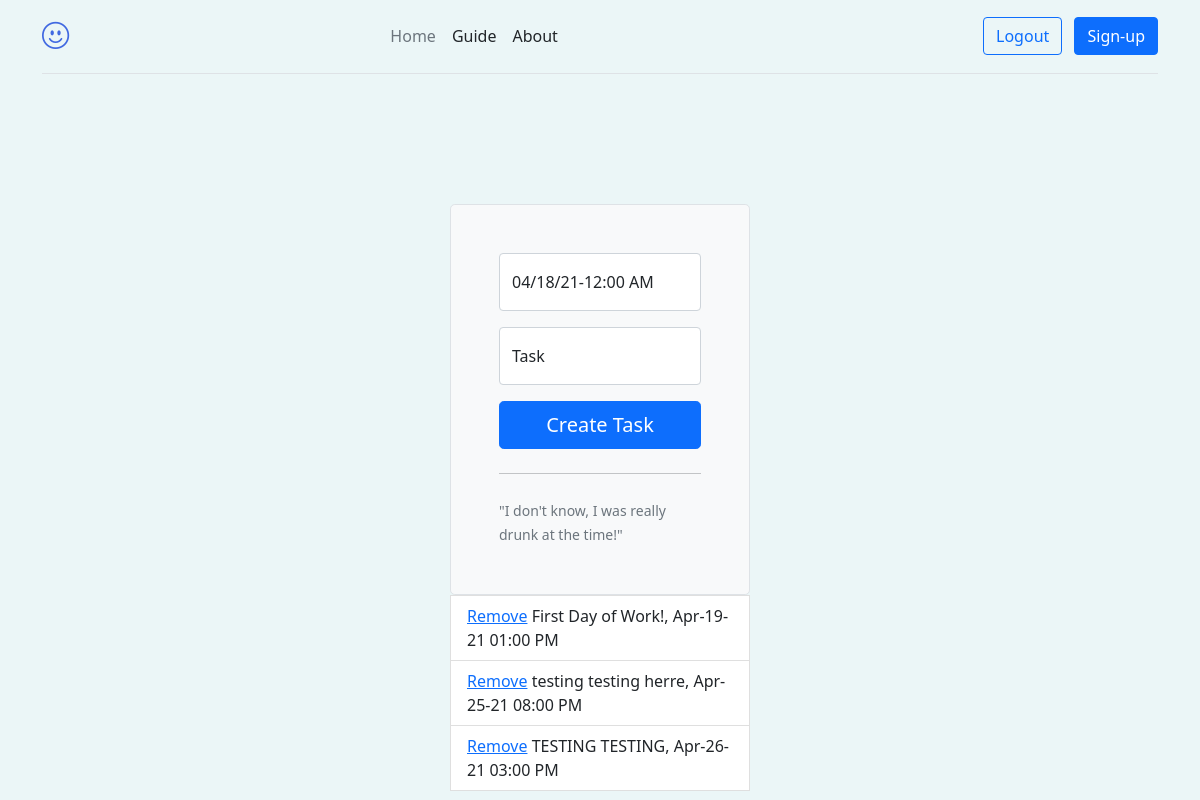
Page /lazaro (signed in) on the committed database.
### models.py (models this page shows)
class Task(db.Model):
    id = db.Column(db.Integer, primary_key=True)
    date = db.Column(db.DateTime, default=datetime.utcnow)
    task_description = db.Column(db.String(50), unique=False, index=True)
    user_id = db.Column(db.Integer, db.ForeignKey('user.id'))
    def __repr__(self):
        return f'{self.task_description}'

### routes.py (the view, shortened to what this page needs)
@app.route('/<username>', methods=['POST', 'GET'])
@login_required
def user(username):
    user = User.query.filter_by(id=current_user.id).first_or_404()
    tasks = Task.query.filter_by(user_id=user.id).order_by('date').all()
    form = TaskForm()
    return render_template('user.html', user=user, form=form, tasks=tasks)

### forms.py
class TaskForm(FlaskForm):
    date = StringField('Date', validators=[DataRequired(message='You must enter a date!')])
    task_description = StringField('Task Description', validators=[DataRequired(), Length(min=5, max=100, message='Task description must be at least 5 characters long!')])
    create_task = SubmitField('Create Task')

### myfilters.py (called while the page is built)
@app.template_filter('laz')
def laz(x):
    return x.strftime("%b-%d-%y %I:%M %p")

### routes.py (called while the page is built)
@login_manager.user_loader
def load_user(user_id):
    return User.query.get(int(user_id))

### templates/user.html (shortened to what this page needs)
{% extends 'base.html' %}
{% block body %}
<div class="col-10 mx-auto col-lg-3 login-container">
    <form class="p-5 border rounded-3 bg-light" action="/{{ current_user.username }}" method="POST">
        <div class="form-floating mb-3">
            <input type="text" class="form-control" id="date" name="date" placeholder="10/02/1999" required>
            <label for="floatingInput">04/18/21-12:00 AM</label>
        </div>
        <div class="form-floating mb-3">
            <input type="text" class="form-control" id="task_description" name="task_description"
                placeholder="Enter task" required>
            <label for="floatingInput">Task</label>
        </div>
        <button class="w-100 btn btn-lg btn-primary" id="submit" name="submit" type="submit">Create Task</button>
        <hr class="my-4">
        <small class="text-muted">"I don't know, I was really drunk at the time!"</small>
    </form>
    {% for task in tasks %}
    <li class="list-group-item"><a href="{{ url_for('delete', id=task.id) }}"> Remove</a> {{ task }}, {{
        task.date|laz }} {{task.time}}
    </li>
    {% endfor %}
</div>
{% endblock %}

### templates/base.html (shortened to what this page needs)
<!DOCTYPE html>
<html lang="en">
<head>
    <link rel="stylesheet" href="https://cdn.jsdelivr.net/npm/bootstrap-icons@1.4.1/font/bootstrap-icons.css">
    <link href="https://cdn.jsdelivr.net/npm/bootstrap@5.0.0-beta3/dist/css/bootstrap.min.css" rel="stylesheet"
>
    <link rel="stylesheet" href="{{ url_for('static', filename='css/style.css') }}">
</head>
<body>
    <div class="container position-sticky container-sticky">
        <header
            class="d-flex flex-wrap align-items-center justify-content-center justify-content-md-between py-3 mb-4 border-bottom">
            {% if not current_user.is_authenticated %}
            <i class="bi bi-emoji-frown" style="font-size: 1.7em; color: royalblue;"></i>
            {% else %}
            <i class="bi bi-emoji-smile" style="font-size: 1.7em; color: royalblue;"></i>
            {% endif %}
            <ul class="nav col-12 col-md-auto mb-2 justify-content-center mb-md-0">
                <li><a href="/" class="nav-link px-2 link-secondary">Home</a></li>
                <li><a href="{{ url_for('guide') }}" class="nav-link px-2 link-dark">Guide</a></li>
                <li><a href="{{ url_for('about') }}" class="nav-link px-2 link-dark">About</a></li>
            </ul>
            <div class="col-md-3 text-end">
                {% if not current_user.is_authenticated %}
                <a href="{{ url_for('login') }}"> <button type="button"
                        class="btn btn-outline-primary me-2">Login</button></a>
                {% else %}
                <a href="{{ url_for('logout') }}"> <button type="button"
                        class="btn btn-outline-primary me-2">Logout</button></a>
                {% endif %}
                <a href="{{ url_for('home') }}"><button type="submit" class="btn btn-primary">Sign-up</button></a>
            </div>
        </header>
    </div>
    {% block body %}
    {% endblock %}
</body>
</html>

### static/css/style.css (style rules this page uses)
body { background-color: rgb(235, 246, 247); margin: 0; }
.login-container { margin-top: 130px; }
.container-sticky { position: sticky; top: 0; z-index: 1; background-color: rgb(235, 246, 247); }

### rows in the picture
Task: task_description "First Day of Work!", date|laz "Apr-19-21 01:00 PM"
Task: task_description "testing testing herre", date|laz "Apr-25-21 08:00 PM"
Task: task_description "TESTING TESTING", date|laz "Apr-26-21 03:00 PM"
